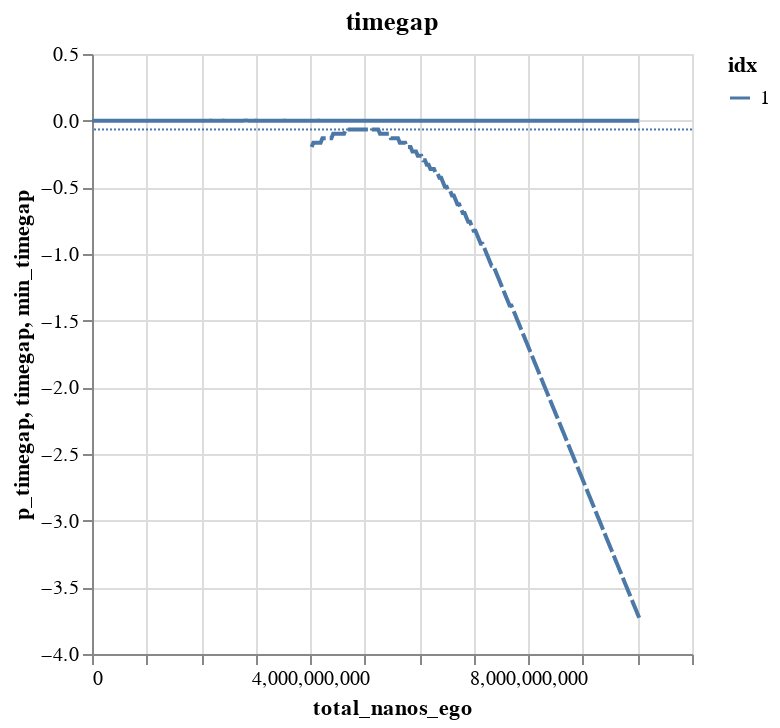

This figure's notebook cell:
### Markdown cell above
The following plots show the computed timegaps and predictated timegaps for the recording.

### Code cell
(
    alt.Chart(metrics["p_timegaps"]).mark_line().encode(alt.X("total_nanos_ego:Q"), alt.Y("p_timegap"), color="idx:N")
    + alt.Chart(metrics["timegaps"])
    .mark_line(strokeDash=[10, 2])
    .encode(alt.X("total_nanos_ego:Q"), alt.Y("timegap"), color="idx:N")
    + alt.Chart(metrics["min_timegaps"])
    .mark_rule(strokeDash=[1, 1])
    .encode(
        alt.Y("min_timegap"),
        color="idx:N",
    )
    .properties(title="timegap")
).interactive()

### Figure 1 — Vega-Lite specification as saved in the notebook (floating-point values rounded to 4 significant figures; data arrays with more than 128 entries replaced by an {"elided": "..."} marker saying what was removed)
{"config": {"view": {"continuousWidth": 300, "continuousHeight": 300}}, "layer": [{"data": {"name": "data-916c032c0b631867069f538f2c142172"}, "mark": {"type": "line"}, "encoding": {"color": {"field": "idx", "type": "nominal"}, "x": {"field": "total_nanos_ego", "type": "quantitative"}, "y": {"field": "p_timegap", "type": "quantitative"}}, "name": "view_1"}, {"data": {"name": "data-9024c785aae6e93e8ee06954465cc269"}, "mark": {"type": "line", "strokeDash": [10, 2]}, "encoding": {"color": {"field": "idx", "type": "nominal"}, "x": {"field": "total_nanos_ego", "type": "quantitative"}, "y": {"field": "timegap", "type": "quantitative"}}}, {"data": {"name": "data-545fd734fb651f6a2f2e6a9b1c12b7a7"}, "mark": {"type": "rule", "strokeDash": [1, 1]}, "encoding": {"color": {"field": "idx", "type": "nominal"}, "y": {"field": "min_timegap", "type": "quantitative"}}, "title": "timegap"}], "params": [{"name": "param_1", "select": {"type": "interval", "encodings": ["x", "y"]}, "bind": "scales", "views": ["view_1"]}], "$schema": "https://vega.github.io/schema/vega-lite/v5.20.1.json", "datasets": {"data-916c032c0b631867069f538f2c142172": {"elided": "305 records"}, "data-9024c785aae6e93e8ee06954465cc269": {"elided": "183 records"}, "data-545fd734fb651f6a2f2e6a9b1c12b7a7": [{"idx_ego": 0, "idx": 1, "min_timegap": -0.066}]}}
